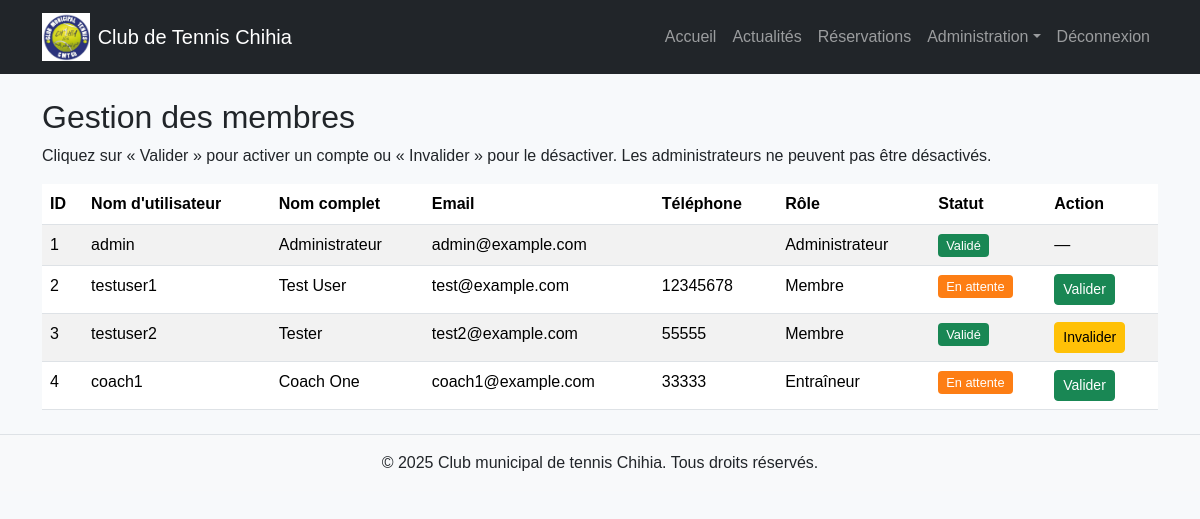
The page /admin/membres (signed in) on the database its author committed.
### tables this page shows
CREATE TABLE users (
            id INTEGER PRIMARY KEY AUTOINCREMENT,
            username TEXT UNIQUE NOT NULL,
            password_hash TEXT NOT NULL,
            full_name TEXT,
            email TEXT,
            phone TEXT,
            is_admin INTEGER DEFAULT 0,
            validated INTEGER DEFAULT 0
        , is_trainer INTEGER DEFAULT 0);

### app.py (the view)
@app.get("/admin/membres", response_class=HTMLResponse)
async def admin_members(request: Request) -> HTMLResponse:
    user = get_current_user(request)
    if not user:
        return RedirectResponse(url="/connexion", status_code=303)
    check_admin(user)
    conn = get_db_connection()
    cur = conn.cursor()
    cur.execute(
        "SELECT id, username, full_name, email, phone, is_admin, validated, is_trainer "
        "FROM users ORDER BY id"
    )
    members = cur.fetchall()
    conn.close()
    return templates.TemplateResponse(
        "admin_members.html",
        {
            "request": request,
            "user": user,
            "members": members,
        },
    )

### templates/admin_members.html (shortened to what this page needs)
{% extends 'layout.html' %}
{% block content %}
<h2>Gestion des membres</h2>
<p>Cliquez sur « Valider » pour activer un compte ou « Invalider » pour le désactiver. Les administrateurs ne peuvent pas être désactivés.</p>
<table class="table table-striped">
    <thead>
    <tr>
        <th>ID</th>
        <th>Nom d'utilisateur</th>
        <th>Nom complet</th>
        <th>Email</th>
        <th>Téléphone</th>
        <th>Rôle</th>
        <th>Statut</th>
        <th>Action</th>
    </tr>
    </thead>
    <tbody>
    {% for m in members %}
        <tr>
            <td>{{ m.id }}</td>
            <td>{{ m.username }}</td>
            <td>{{ m.full_name }}</td>
            <td>{{ m.email }}</td>
            <td>{{ m.phone }}</td>
            <td>
                {% if m.is_admin %}
                    Administrateur
                {% elif m.is_trainer %}
                    Entraîneur
                {% else %}
                    Membre
                {% endif %}
            </td>
            <td>
                {% if m.validated %}
                    <span class="member-badge badge-valid">Validé</span>
                {% else %}
                    <span class="member-badge badge-pending">En attente</span>
                {% endif %}
            </td>
            <td>
                {% if not m.is_admin %}
                <form method="post" action="/admin/membres/valider" style="display:inline;">
                    <button type="submit" class="btn btn-sm {% if m.validated %}btn-warning{% else %}btn-success{% endif %}">
                        {% if m.validated %}Invalider{% else %}Valider{% endif %}
                    </button>
                </form>
                {% else %}
                    —
                {% endif %}
            </td>
        </tr>
    {% endfor %}
    </tbody>
</table>
{% endblock %}

### templates/layout.html (shortened to what this page needs)
<!DOCTYPE html>
<html lang="fr">
<head>
    <link href="https://cdn.jsdelivr.net/npm/bootstrap@5.3.2/dist/css/bootstrap.min.css" rel="stylesheet">
    <link rel="stylesheet" href="https://cdnjs.cloudflare.com/ajax/libs/font-awesome/6.5.1/css/all.min.css" />
    <link rel="stylesheet" href="{{ url_for('static', path='css/style.css') }}">
</head>
<body>
    <nav class="navbar navbar-expand-lg navbar-dark bg-dark">
        <div class="container">
            <a class="navbar-brand d-flex align-items-center" href="/">
                <img src="{{ url_for('static', path='images/logo.jpg') }}" alt="Logo du club" height="48" class="me-2">
                <span>Club de Tennis Chihia</span>
            </a>
            <div class="collapse navbar-collapse" id="navbarNav">
                <ul class="navbar-nav ms-auto">
                    <li class="nav-item"><a class="nav-link" href="/">Accueil</a></li>
                    <li class="nav-item"><a class="nav-link" href="/articles">Actualités</a></li>
                    {% if not user %}
                        <li class="nav-item"><a class="nav-link" href="/inscription">Inscription</a></li>
                        <li class="nav-item"><a class="nav-link" href="/connexion">Connexion</a></li>
                    {% else %}
                        {% if user.validated %}
                            <li class="nav-item"><a class="nav-link" href="/reservations">Réservations</a></li>
                        {% endif %}
                        {% if user.is_admin %}
                            <li class="nav-item dropdown">
                                <a class="nav-link dropdown-toggle" href="#" id="adminDropdown" role="button" data-bs-toggle="dropdown" aria-expanded="false">Administration</a>
                            </li>
                        {% endif %}
                        <li class="nav-item"><a class="nav-link" href="/deconnexion">Déconnexion</a></li>
                    {% endif %}
                </ul>
            </div>
        </div>
    </nav>
    <main class="container my-4">
        {% block content %}{% endblock %}
    </main>
    <footer class="bg-light text-center py-3 border-top">
        <div class="container">
            <p class="mb-0">&copy; {{ datetime.utcnow().year }} Club municipal de tennis Chihia. Tous droits réservés.</p>
        </div>
    </footer>
</body>
</html>

### static/css/style.css (style rules this page uses)
body { font-family: 'Arial', sans-serif; background-color: #f7f9fb; }
.member-badge { padding: 0.25rem 0.5rem; border-radius: 0.25rem; font-size: 0.8rem; }
.badge-valid { background-color: #198754; color: white; }
.badge-pending { background-color: #fd7e14; color: white; }

### rows shown on the page
users: id "1", username "admin", full_name "Administrateur", email "admin@example.com", is_admin "Administrateur", validated "Validé"
users: id "2", username "testuser1", full_name "Test User", email "test@example.com", phone "12345678", is_admin "Membre", validated "En attente"
users: id "3", username "testuser2", full_name "Tester", email "test2@example.com", phone "55555", is_admin "Membre", validated "Validé"
users: id "4", username "coach1", full_name "Coach One", email "coach1@example.com", phone "33333", is_admin "Entraîneur", validated "En attente"
